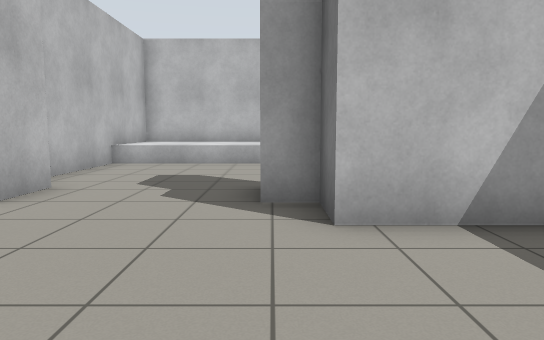
[1] (above)

18 first-person views from a walk through a world built for the Gazebo simulator. The camera is 0.94 m above the floor, tilts 6° down and sees 70° across. The floor is counted in squares, 1 m on a side. Each view is taken from the middle of a square. On the plan, view 1 faces up. The plan holds only what a view shows up to about 13 squares ahead; the rest is blank.

[2]
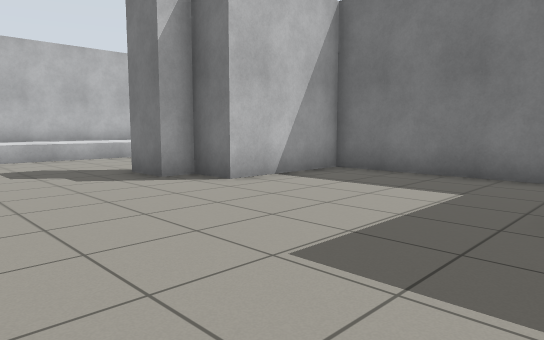

[3]
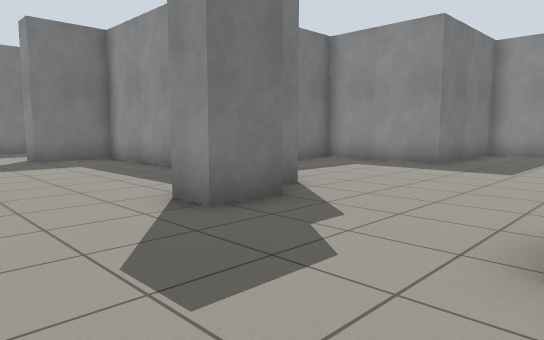

[4]
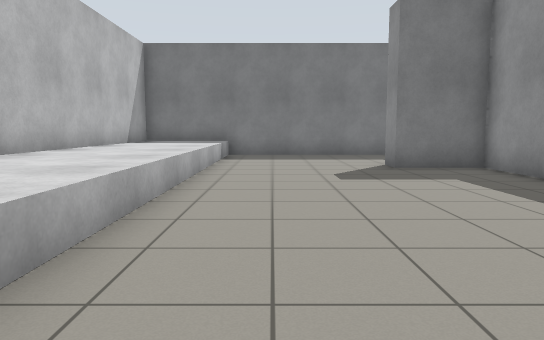

[5]
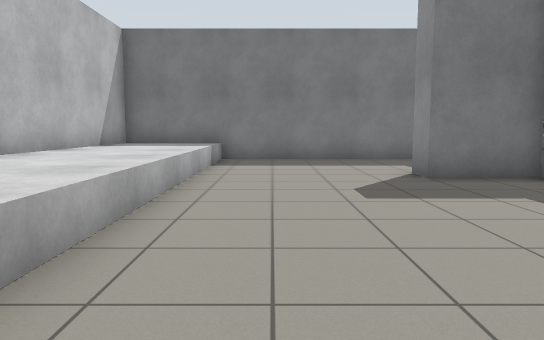

[6]
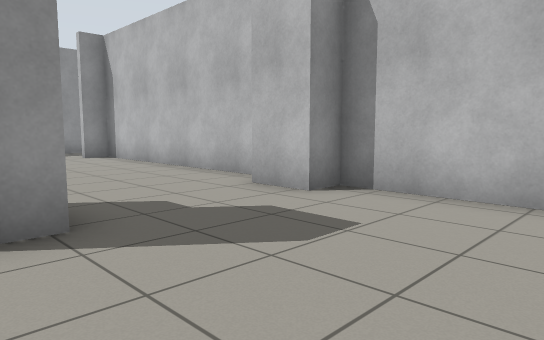

[7]
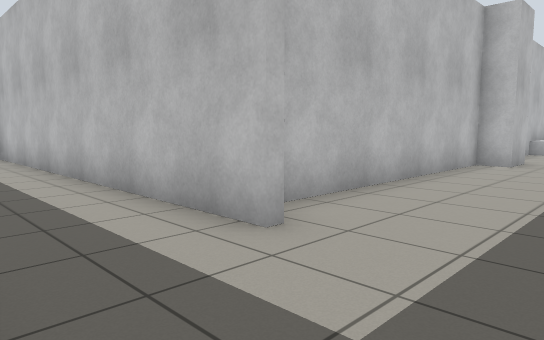

[8]
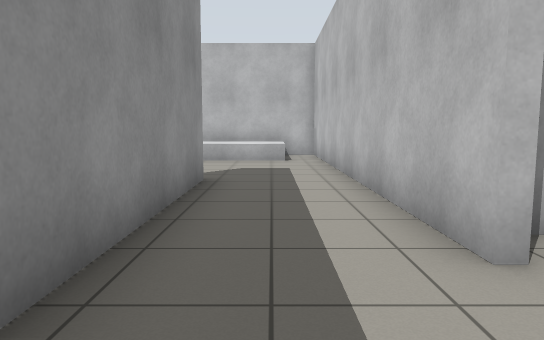

[9]
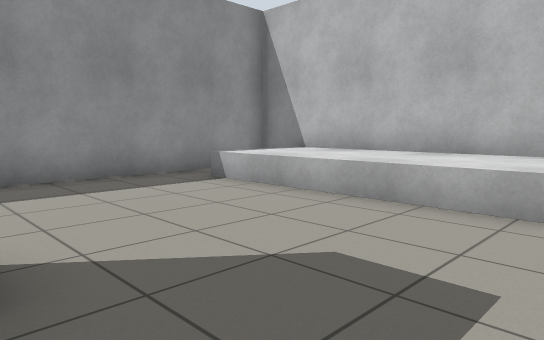

[10]
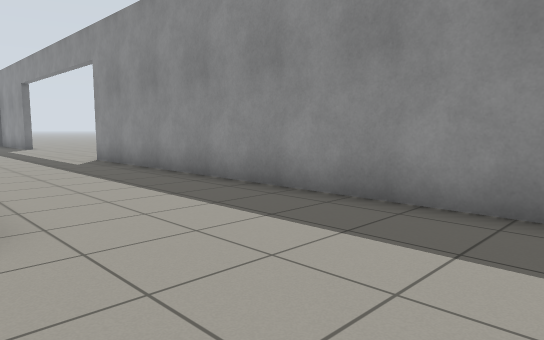

[11]
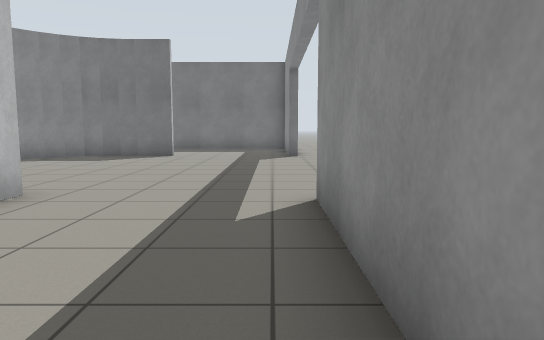

[12]
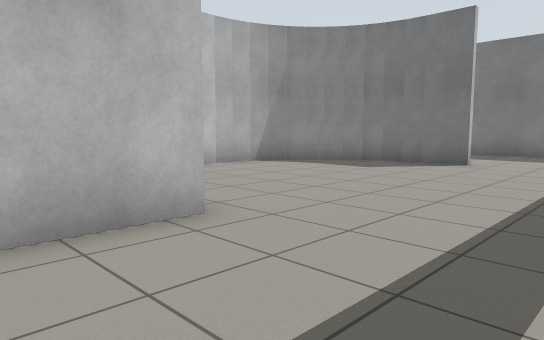

[13]
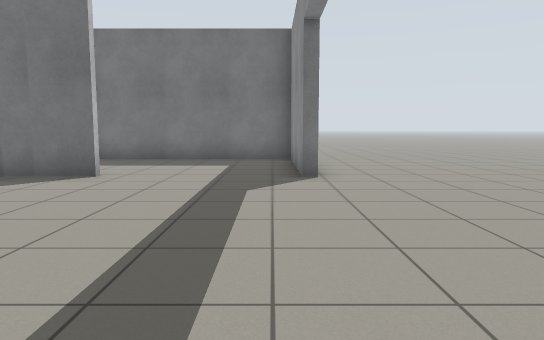

[14]
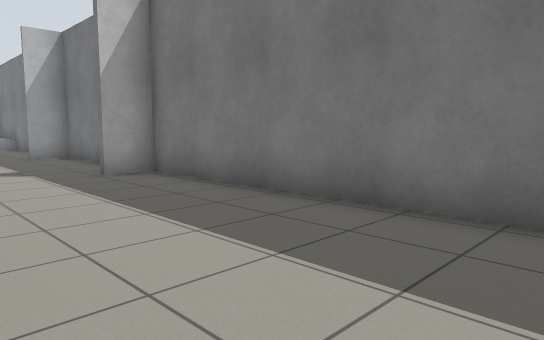

[15]
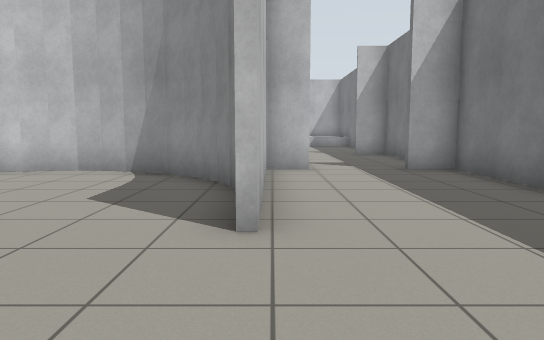

[16]
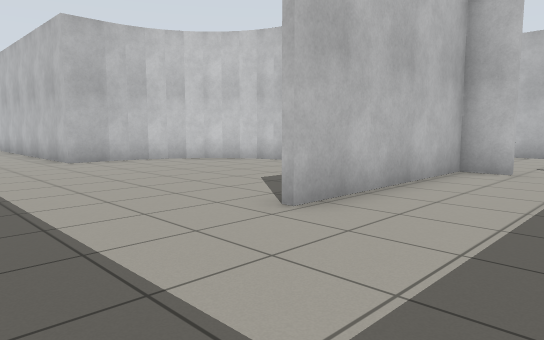

[17]
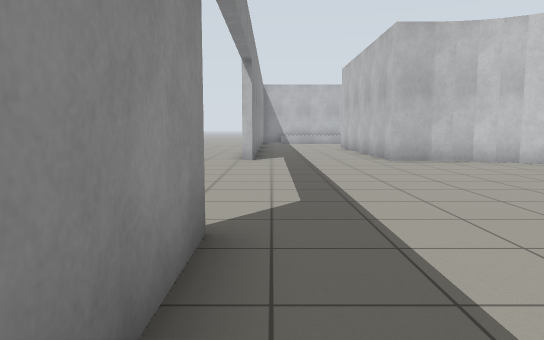

[18]
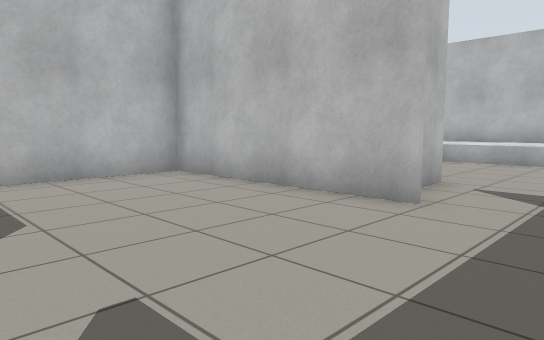

### Floor plan
Points are (right, up) in squares from view 1. A wall is a line through its corners. A room is listed if a view was taken in it or the views show most of it. See-through windows are left out.
Room 1 (views 1, 2, 3, 4, 5, 6, 7, 8, 9, 10, 11, 12, 13, 14, 15, 16, 17, 18)
walls: (2.4, -2.8) (1.8, -3.2); (3.6, -2.3) (2.9, -2.6) (2.4, -2.9); (2, -3.1) (1.5, -3.6) (1.1, -4.1); (4.1, -2.2) (3.4, -2.4); (4.7, -2.2) (3.9, -2.2); (1.2, -4) (0.8, -4.6); (5.3, -2.3) (4.5, -2.2); (0.9, -4.6) (0.7, -5.1) (0.5, -5.7); (5.9, -2.4) (5.1, -2.2); (0.5, -5.6) (0.5, -7.4) (-3, -7.4); (0.3, -5.4) (0.3, -1.8) (4, -1.8) (4, 3.7) (0.6, 3.7) (0.6, 4.9) (-0.2, 4.9) (-0.2, 6.2) (0.8, 6.2); (6.8, -2.9) (6.3, -2.6) (5.7, -2.4); (7.3, -3.3) (6.7, -2.8); (7.7, -3.7) (7.2, -3.1); (8, -4.1) (7.7, -3.6); (8.4, -4.7) (8, -4); (8.5, -5.2) (8.3, -4.5); (8.7, -5.8) (8.5, -5.1); (-3.5, -3.5) (-15.4, -3.5); (9.9, -2) (8.9, -2) (8.9, -7.5); (4.8, 3.8) (8.4, 3.8) (8.4, 6) (9.3, 6) (9.3, 5.1); (8.7, -7.6) (8.7, -5.6); (9.9, 3.7) (4.3, 3.7) (4.3, 0.2); (8.4, -12) (8.4, -11.6) (13.3, -11.6) (13.3, -2) (12.1, -2); (13.3, 1) (13.3, 13.6); (-8.2, -6.3) (-0.6, -6.3); (13.4, 3.7) (12.1, 3.7); (-4.4, 13.1) (-4.4, 6.2) (-3.6, 6.2) (-3.6, 4.9) (-4.4, 4.9) (-4.4, -3.2) (-3.5, -3.2); (-15.3, -5.2) (-15.3, -11.6) (0.2, -11.6) (0.2, -12)
low walls: (-12.6, -4.5) (-12.6, -10.4); (13.4, 10.6) (-4.4, 10.6)
ways out: opening at (1, -13)

Where each view was taken, in squares from view 1:
view 1: 0 up, 0 right, facing up
view 2: 2 down, 4 left, facing up-right
view 3: 9 up, 4 left, facing down-right
view 4: 9 up, 1 left, facing right
view 5: 9 up, 1 right, facing right
view 6: 10 up, 1 right, facing down-left
view 7: 6 down, 1 left, facing up-left
view 8: 5 down, 1 left, facing left
view 9: 4 down, 8 left, facing down-left
view 10: 7 down, 12 left, facing down-right
view 11: 11 down, 5 left, facing right
view 12: 11 down, 2 left, facing up-right
view 13: 11 down, 1 right, facing right
view 14: 10 down, 9 right, facing up-right
view 15: 11 down, 9 right, facing up
view 16: 11 down, 12 right, facing up-left
view 17: 11 down, 12 right, facing left
view 18: 1 down, 12 right, facing up-left
